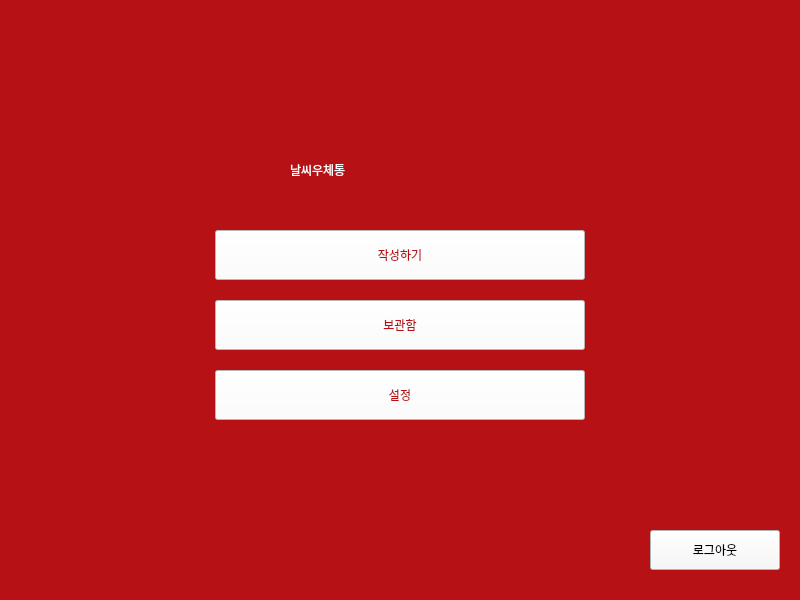
<?xml version="1.0" encoding="UTF-8"?>
<ui version="4.0">
 <class>main</class>
 <widget class="QWidget" name="main">
  <property name="geometry">
   <rect>
    <x>0</x>
    <y>0</y>
    <width>800</width>
    <height>600</height>
   </rect>
  </property>
  <property name="windowTitle">
   <string>Form</string>
  </property>
  <property name="styleSheet">
   <string notr="true">font: 16pt &quot;S-Core Dream&quot;;
background-color:rgb(182, 18, 22);</string>
  </property>
  <widget class="QPushButton" name="main_write">
   <property name="geometry">
    <rect>
     <x>215</x>
     <y>230</y>
     <width>370</width>
     <height>50</height>
    </rect>
   </property>
   <property name="styleSheet">
    <string notr="true">background-color:white;
color:rgb(182, 18, 22);</string>
   </property>
   <property name="text">
    <string>작성하기</string>
   </property>
  </widget>
  <widget class="QLabel" name="label_3">
   <property name="geometry">
    <rect>
     <x>290</x>
     <y>130</y>
     <width>271</width>
     <height>80</height>
    </rect>
   </property>
   <property name="styleSheet">
    <string notr="true">color:white;
font: 27pt &quot;a타임머신&quot;;</string>
   </property>
   <property name="text">
    <string>날씨우체통</string>
   </property>
  </widget>
  <widget class="QPushButton" name="main_archive">
   <property name="geometry">
    <rect>
     <x>215</x>
     <y>300</y>
     <width>370</width>
     <height>50</height>
    </rect>
   </property>
   <property name="styleSheet">
    <string notr="true">background-color:white;
color:rgb(182, 18, 22);</string>
   </property>
   <property name="text">
    <string>보관함</string>
   </property>
  </widget>
  <widget class="QPushButton" name="main_setup">
   <property name="geometry">
    <rect>
     <x>215</x>
     <y>370</y>
     <width>370</width>
     <height>50</height>
    </rect>
   </property>
   <property name="styleSheet">
    <string notr="true">background-color:white;
color:rgb(182, 18, 22);</string>
   </property>
   <property name="text">
    <string>설정</string>
   </property>
  </widget>
  <widget class="QPushButton" name="main_logout">
   <property name="geometry">
    <rect>
     <x>650</x>
     <y>530</y>
     <width>130</width>
     <height>40</height>
    </rect>
   </property>
   <property name="styleSheet">
    <string notr="true">font: 12pt &quot;S-Core Dream&quot;;
background-color:rgb(248, 248, 248)</string>
   </property>
   <property name="text">
    <string>로그아웃</string>
   </property>
  </widget>
 </widget>
 <resources/>
 <connections/>
 <slots>
  <slot>openForm2()</slot>
 </slots>
</ui>
